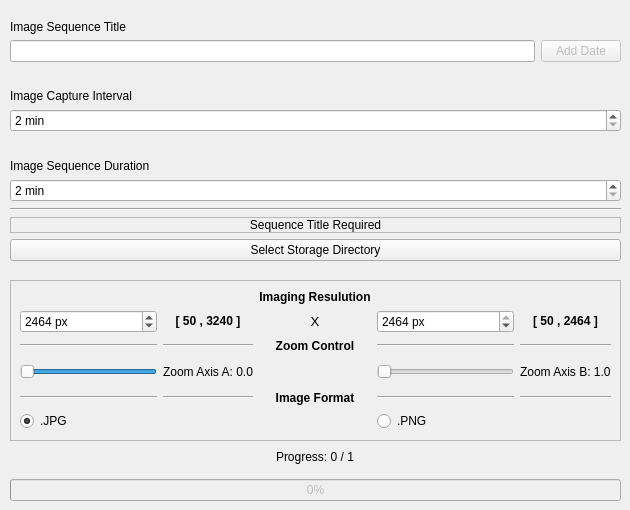
    <widget class="QWidget" name="Imaging_tab">
     <attribute name="title">
      <string>IMAGING</string>
     </attribute>
     <widget class="QWidget" name="layoutWidget_2">
      <property name="geometry">
       <rect>
        <x>10</x>
        <y>20</y>
        <width>611</width>
        <height>241</height>
       </rect>
      </property>
      <layout class="QVBoxLayout" name="verticalLayout_3">
       <item>
        <layout class="QVBoxLayout" name="verticalLayout">
         <item>
          <widget class="QLabel" name="Image_Title">
           <property name="text">
            <string>Image Sequence Title</string>
           </property>
          </widget>
         </item>
         <item>
          <layout class="QHBoxLayout" name="horizontalLayout_2">
           <item>
            <widget class="QLineEdit" name="title_lineEdit">
             <property name="enabled">
              <bool>true</bool>
             </property>
            </widget>
           </item>
           <item>
            <widget class="QPushButton" name="addDate_pushButton">
             <property name="enabled">
              <bool>false</bool>
             </property>
             <property name="text">
              <string>Add Date</string>
             </property>
            </widget>
           </item>
          </layout>
         </item>
         <item>
          <spacer name="verticalSpacer_2">
           <property name="orientation">
            <enum>Qt::Vertical</enum>
           </property>
           <property name="sizeType">
            <enum>QSizePolicy::Expanding</enum>
           </property>
           <property name="sizeHint" stdset="0">
            <size>
             <width>20</width>
             <height>38</height>
            </size>
           </property>
          </spacer>
         </item>
         <item>
          <widget class="QLabel" name="Image_Interval">
           <property name="text">
            <string>Image Capture Interval</string>
           </property>
          </widget>
         </item>
         <item>
          <widget class="QSpinBox" name="ICI_spinBox">
           <property name="enabled">
            <bool>true</bool>
           </property>
           <property name="suffix">
            <string> min</string>
           </property>
           <property name="minimum">
            <number>2</number>
           </property>
           <property name="maximum">
            <number>99999999</number>
           </property>
          </widget>
         </item>
         <item>
          <spacer name="verticalSpacer_3">
           <property name="orientation">
            <enum>Qt::Vertical</enum>
           </property>
           <property name="sizeType">
            <enum>QSizePolicy::Expanding</enum>
           </property>
           <property name="sizeHint" stdset="0">
            <size>
             <width>20</width>
             <height>38</height>
            </size>
           </property>
          </spacer>
         </item>
        </layout>
       </item>
       <item>
        <layout class="QVBoxLayout" name="verticalLayout_2">
         <item>
          <widget class="QLabel" name="Image_Duration">
           <property name="text">
            <string>Image Sequence Duration</string>
           </property>
          </widget>
         </item>
         <item>
          <widget class="QSpinBox" name="ISD_spinBox">
           <property name="enabled">
            <bool>true</bool>
           </property>
           <property name="suffix">
            <string> min</string>
           </property>
           <property name="minimum">
            <number>2</number>
           </property>
           <property name="maximum">
            <number>99999999</number>
           </property>
          </widget>
         </item>
         <item>
          <widget class="Line" name="line_3">
           <property name="orientation">
            <enum>Qt::Horizontal</enum>
           </property>
          </widget>
         </item>
         <item>
          <widget class="QLabel" name="directory_label">
           <property name="enabled">
            <bool>true</bool>
           </property>
           <property name="frameShape">
            <enum>QFrame::StyledPanel</enum>
           </property>
           <property name="frameShadow">
            <enum>QFrame::Raised</enum>
           </property>
           <property name="text">
            <string>Sequence Title Required</string>
           </property>
           <property name="alignment">
            <set>Qt::AlignCenter</set>
           </property>
          </widget>
         </item>
         <item>
          <widget class="QPushButton" name="directory_pushButton">
           <property name="enabled">
            <bool>true</bool>
           </property>
           <property name="text">
            <string>Select Storage Directory</string>
           </property>
           <property name="checkable">
            <bool>false</bool>
           </property>
          </widget>
         </item>
        </layout>
       </item>
      </layout>
     </widget>
     <widget class="QWidget" name="layoutWidget">
      <property name="geometry">
       <rect>
        <x>10</x>
        <y>440</y>
        <width>611</width>
        <height>61</height>
       </rect>
      </property>
      <layout class="QVBoxLayout" name="verticalLayout_6">
       <item alignment="Qt::AlignHCenter">
        <widget class="QLabel" name="Progress_Label">
         <property name="text">
          <string>Progress: 0 / 1</string>
         </property>
        </widget>
       </item>
       <item>
        <widget class="QProgressBar" name="Progress_Bar">
         <property name="enabled">
          <bool>false</bool>
         </property>
         <property name="value">
          <number>0</number>
         </property>
        </widget>
       </item>
      </layout>
     </widget>
     <widget class="QFrame" name="frame_3">
      <property name="geometry">
       <rect>
        <x>10</x>
        <y>280</y>
        <width>611</width>
        <height>161</height>
       </rect>
      </property>
      <property name="frameShape">
       <enum>QFrame::StyledPanel</enum>
      </property>
      <property name="frameShadow">
       <enum>QFrame::Sunken</enum>
      </property>
     </widget>
     <widget class="QWidget" name="gridLayoutWidget_2">
      <property name="geometry">
       <rect>
        <x>20</x>
        <y>290</y>
        <width>591</width>
        <height>141</height>
       </rect>
      </property>
      <layout class="QGridLayout" name="gridLayout_2">
       <item row="3" column="2">
        <widget class="QLabel" name="CoreCtr_label_6">
         <property name="text">
          <string>&lt;html&gt;&lt;head/&gt;&lt;body&gt;&lt;p align=&quot;center&quot;&gt;&lt;br/&gt;&lt;/p&gt;&lt;/body&gt;&lt;/html&gt;</string>
         </property>
        </widget>
       </item>
       <item row="3" column="4">
        <widget class="QLabel" name="yAxis_label">
         <property name="text">
          <string>Zoom Axis B: 1.0</string>
         </property>
        </widget>
       </item>
       <item row="0" column="2">
        <widget class="QLabel" name="resolution_label">
         <property name="text">
          <string>&lt;html&gt;&lt;head/&gt;&lt;body&gt;&lt;p align=&quot;center&quot;&gt;&lt;span style=&quot; font-weight:600;&quot;&gt;Imaging Resulution&lt;/span&gt;&lt;/p&gt;&lt;/body&gt;&lt;/html&gt;</string>
         </property>
        </widget>
       </item>
       <item row="3" column="1">
        <widget class="QLabel" name="xAxis_label">
         <property name="text">
          <string>Zoom Axis A: 0.0</string>
         </property>
        </widget>
       </item>
       <item row="3" column="0">
        <widget class="QSlider" name="yAxis_horizontalSlider">
         <property name="minimum">
          <number>1</number>
         </property>
         <property name="maximum">
          <number>100</number>
         </property>
         <property name="value">
          <number>100</number>
         </property>
         <property name="orientation">
          <enum>Qt::Horizontal</enum>
         </property>
         <property name="invertedAppearance">
          <bool>true</bool>
         </property>
         <property name="invertedControls">
          <bool>false</bool>
         </property>
         <property name="tickPosition">
          <enum>QSlider::NoTicks</enum>
         </property>
        </widget>
       </item>
       <item row="1" column="2">
        <widget class="QLabel" name="CoreCtr_label_5">
         <property name="text">
          <string>&lt;html&gt;&lt;head/&gt;&lt;body&gt;&lt;p align=&quot;center&quot;&gt;&lt;span style=&quot; font-size:10pt;&quot;&gt;X&lt;/span&gt;&lt;/p&gt;&lt;/body&gt;&lt;/html&gt;</string>
         </property>
        </widget>
       </item>
       <item row="1" column="4">
        <widget class="QLabel" name="label_3">
         <property name="text">
          <string>&lt;html&gt;&lt;head/&gt;&lt;body&gt;&lt;p align=&quot;center&quot;&gt;&lt;span style=&quot; font-weight:600; color:#000000;&quot;&gt;[ 50 , 2464 ]&lt;/span&gt;&lt;/p&gt;&lt;/body&gt;&lt;/html&gt;</string>
         </property>
         <property name="alignment">
          <set>Qt::AlignCenter</set>
         </property>
        </widget>
       </item>
       <item row="3" column="3">
        <widget class="QSlider" name="xAxis_horizontalSlider">
         <property name="maximum">
          <number>100</number>
         </property>
         <property name="orientation">
          <enum>Qt::Horizontal</enum>
         </property>
         <property name="tickPosition">
          <enum>QSlider::NoTicks</enum>
         </property>
        </widget>
       </item>
       <item row="1" column="1">
        <widget class="QLabel" name="label_2">
         <property name="text">
          <string>&lt;html&gt;&lt;head/&gt;&lt;body&gt;&lt;p align=&quot;center&quot;&gt;&lt;span style=&quot; font-weight:600; color:#000000;&quot;&gt;[ 50 , 3240 ]&lt;/span&gt;&lt;/p&gt;&lt;/body&gt;&lt;/html&gt;</string>
         </property>
         <property name="alignment">
          <set>Qt::AlignCenter</set>
         </property>
        </widget>
       </item>
       <item row="1" column="0">
        <widget class="QSpinBox" name="x_resolution_spinBox">
         <property name="suffix">
          <string> px</string>
         </property>
         <property name="minimum">
          <number>50</number>
         </property>
         <property name="maximum">
          <number>3240</number>
         </property>
         <property name="value">
          <number>2464</number>
         </property>
        </widget>
       </item>
       <item row="6" column="3">
        <widget class="QRadioButton" name="PNG_radioButton">
         <property name="text">
          <string>.PNG</string>
         </property>
        </widget>
       </item>
       <item row="5" column="2">
        <widget class="QLabel" name="resolution_label_2">
         <property name="text">
          <string>&lt;html&gt;&lt;head/&gt;&lt;body&gt;&lt;p align=&quot;center&quot;&gt;&lt;span style=&quot; font-weight:600;&quot;&gt;Image Format&lt;/span&gt;&lt;/p&gt;&lt;/body&gt;&lt;/html&gt;</string>
         </property>
        </widget>
       </item>
       <item row="1" column="3">
        <widget class="QSpinBox" name="y_resolution_spinBox">
         <property name="suffix">
          <string> px</string>
         </property>
         <property name="minimum">
          <number>50</number>
         </property>
         <property name="maximum">
          <number>2464</number>
         </property>
         <property name="value">
          <number>2464</number>
         </property>
        </widget>
       </item>
       <item row="6" column="0">
        <widget class="QRadioButton" name="JPG_radioButton">
         <property name="text">
          <string>.JPG</string>
         </property>
         <property name="checked">
          <bool>true</bool>
         </property>
        </widget>
       </item>
       <item row="2" column="2">
        <widget class="QLabel" name="resolution_label_3">
         <property name="text">
          <string>&lt;html&gt;&lt;head/&gt;&lt;body&gt;&lt;p align=&quot;center&quot;&gt;&lt;span style=&quot; font-weight:600;&quot;&gt;Zoom Control&lt;/span&gt;&lt;/p&gt;&lt;/body&gt;&lt;/html&gt;</string>
         </property>
        </widget>
       </item>
       <item row="2" column="3">
        <widget class="Line" name="line_4">
         <property name="orientation">
          <enum>Qt::Horizontal</enum>
         </property>
        </widget>
       </item>
       <item row="2" column="0">
        <widget class="Line" name="line_5">
         <property name="orientation">
          <enum>Qt::Horizontal</enum>
         </property>
        </widget>
       </item>
       <item row="2" column="1">
        <widget class="Line" name="line_6">
         <property name="orientation">
          <enum>Qt::Horizontal</enum>
         </property>
        </widget>
       </item>
       <item row="5" column="3">
        <widget class="Line" name="line_7">
         <property name="orientation">
          <enum>Qt::Horizontal</enum>
         </property>
        </widget>
       </item>
       <item row="5" column="0">
        <widget class="Line" name="line_8">
         <property name="orientation">
          <enum>Qt::Horizontal</enum>
         </property>
        </widget>
       </item>
       <item row="2" column="4">
        <widget class="Line" name="line_9">
         <property name="orientation">
          <enum>Qt::Horizontal</enum>
         </property>
        </widget>
       </item>
       <item row="5" column="1">
        <widget class="Line" name="line_10">
         <property name="orientation">
          <enum>Qt::Horizontal</enum>
         </property>
        </widget>
       </item>
       <item row="5" column="4">
        <widget class="Line" name="line_11">
         <property name="orientation">
          <enum>Qt::Horizontal</enum>
         </property>
        </widget>
       </item>
      </layout>
     </widget>
    </widget>
